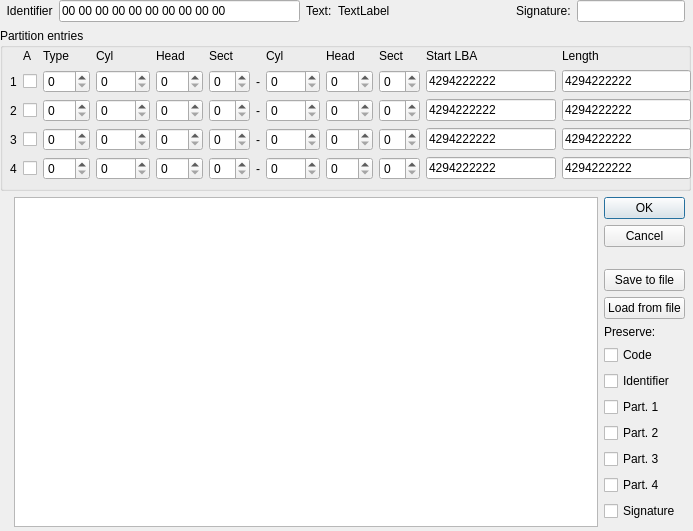
<?xml version="1.0" encoding="UTF-8"?>
<ui version="4.0">
 <class>MBRSector</class>
 <widget class="QDialog" name="MBRSector">
  <property name="geometry">
   <rect>
    <x>0</x>
    <y>0</y>
    <width>693</width>
    <height>531</height>
   </rect>
  </property>
  <property name="windowTitle">
   <string>MBR Editor</string>
  </property>
  <widget class="QWidget" name="">
   <property name="geometry">
    <rect>
     <x>0</x>
     <y>0</y>
     <width>691</width>
     <height>191</height>
    </rect>
   </property>
   <layout class="QGridLayout" name="gridLayout_2">
    <item row="0" column="5">
     <widget class="QLineEdit" name="leSignature">
      <property name="sizePolicy">
       <sizepolicy hsizetype="Preferred" vsizetype="Fixed">
        <horstretch>0</horstretch>
        <verstretch>0</verstretch>
       </sizepolicy>
      </property>
      <property name="inputMask">
       <string>HH HH</string>
      </property>
     </widget>
    </item>
    <item row="0" column="2">
     <widget class="QLabel" name="label_21">
      <property name="text">
       <string>Text:</string>
      </property>
     </widget>
    </item>
    <item row="1" column="0" colspan="7">
     <widget class="QGroupBox" name="groupBox">
      <property name="title">
       <string>Partition entries</string>
      </property>
      <widget class="QWidget" name="">
       <property name="geometry">
        <rect>
         <x>10</x>
         <y>20</y>
         <width>681</width>
         <height>132</height>
        </rect>
       </property>
       <layout class="QGridLayout" name="gridLayout">
        <item row="0" column="1">
         <widget class="QLabel" name="label_6">
          <property name="text">
           <string>A</string>
          </property>
         </widget>
        </item>
        <item row="0" column="2">
         <widget class="QLabel" name="label_7">
          <property name="text">
           <string>Type</string>
          </property>
         </widget>
        </item>
        <item row="0" column="3">
         <widget class="QLabel" name="label_8">
          <property name="text">
           <string>Cyl</string>
          </property>
         </widget>
        </item>
        <item row="0" column="4">
         <widget class="QLabel" name="label_9">
          <property name="text">
           <string>Head</string>
          </property>
         </widget>
        </item>
        <item row="0" column="5">
         <widget class="QLabel" name="label_10">
          <property name="text">
           <string>Sect</string>
          </property>
         </widget>
        </item>
        <item row="0" column="7">
         <widget class="QLabel" name="label_11">
          <property name="text">
           <string>Cyl</string>
          </property>
         </widget>
        </item>
        <item row="0" column="8">
         <widget class="QLabel" name="label_12">
          <property name="text">
           <string>Head</string>
          </property>
         </widget>
        </item>
        <item row="0" column="9">
         <widget class="QLabel" name="label_13">
          <property name="text">
           <string>Sect</string>
          </property>
         </widget>
        </item>
        <item row="0" column="10">
         <widget class="QLabel" name="label_14">
          <property name="text">
           <string>Start LBA</string>
          </property>
         </widget>
        </item>
        <item row="0" column="11">
         <widget class="QLabel" name="label_15">
          <property name="text">
           <string>Length</string>
          </property>
         </widget>
        </item>
        <item row="1" column="0">
         <widget class="QLabel" name="label_2">
          <property name="text">
           <string>1</string>
          </property>
         </widget>
        </item>
        <item row="1" column="1">
         <widget class="QCheckBox" name="cbActive1">
          <property name="text">
           <string/>
          </property>
         </widget>
        </item>
        <item row="1" column="2">
         <widget class="HexSpinBox" name="sbType1">
          <property name="maximum">
           <number>255</number>
          </property>
         </widget>
        </item>
        <item row="1" column="3">
         <widget class="QSpinBox" name="sbStartC1">
          <property name="maximum">
           <number>1023</number>
          </property>
         </widget>
        </item>
        <item row="1" column="4">
         <widget class="QSpinBox" name="sbStartH1">
          <property name="maximum">
           <number>255</number>
          </property>
         </widget>
        </item>
        <item row="1" column="5">
         <widget class="QSpinBox" name="sbStartS1">
          <property name="maximum">
           <number>63</number>
          </property>
         </widget>
        </item>
        <item row="1" column="6">
         <widget class="QLabel" name="label_16">
          <property name="text">
           <string>-</string>
          </property>
          <property name="alignment">
           <set>Qt::AlignCenter</set>
          </property>
         </widget>
        </item>
        <item row="1" column="7">
         <widget class="QSpinBox" name="sbEndC1">
          <property name="maximum">
           <number>1023</number>
          </property>
         </widget>
        </item>
        <item row="1" column="8">
         <widget class="QSpinBox" name="sbEndH1">
          <property name="maximum">
           <number>255</number>
          </property>
         </widget>
        </item>
        <item row="1" column="9">
         <widget class="QSpinBox" name="sbEndS1">
          <property name="maximum">
           <number>63</number>
          </property>
         </widget>
        </item>
        <item row="1" column="10">
         <widget class="QLineEdit" name="sbStartLBA1">
          <property name="text">
           <string>4294222222</string>
          </property>
         </widget>
        </item>
        <item row="1" column="11">
         <widget class="QLineEdit" name="sbLength1">
          <property name="text">
           <string>4294222222</string>
          </property>
         </widget>
        </item>
        <item row="2" column="0">
         <widget class="QLabel" name="label_3">
          <property name="text">
           <string>2</string>
          </property>
         </widget>
        </item>
        <item row="2" column="1">
         <widget class="QCheckBox" name="cbActive2">
          <property name="text">
           <string/>
          </property>
         </widget>
        </item>
        <item row="2" column="2">
         <widget class="HexSpinBox" name="sbType2">
          <property name="maximum">
           <number>255</number>
          </property>
         </widget>
        </item>
        <item row="2" column="3">
         <widget class="QSpinBox" name="sbStartC2">
          <property name="maximum">
           <number>1023</number>
          </property>
         </widget>
        </item>
        <item row="2" column="4">
         <widget class="QSpinBox" name="sbStartH2">
          <property name="maximum">
           <number>255</number>
          </property>
         </widget>
        </item>
        <item row="2" column="5">
         <widget class="QSpinBox" name="sbStartS2">
          <property name="maximum">
           <number>63</number>
          </property>
         </widget>
        </item>
        <item row="2" column="6">
         <widget class="QLabel" name="label_17">
          <property name="text">
           <string>-</string>
          </property>
          <property name="alignment">
           <set>Qt::AlignCenter</set>
          </property>
         </widget>
        </item>
        <item row="2" column="7">
         <widget class="QSpinBox" name="sbEndC2">
          <property name="maximum">
           <number>1023</number>
          </property>
         </widget>
        </item>
        <item row="2" column="8">
         <widget class="QSpinBox" name="sbEndH2">
          <property name="maximum">
           <number>255</number>
          </property>
         </widget>
        </item>
        <item row="2" column="9">
         <widget class="QSpinBox" name="sbEndS2">
          <property name="maximum">
           <number>63</number>
          </property>
         </widget>
        </item>
        <item row="2" column="10">
         <widget class="QLineEdit" name="sbStartLBA2">
          <property name="text">
           <string>4294222222</string>
          </property>
         </widget>
        </item>
        <item row="2" column="11">
         <widget class="QLineEdit" name="sbLength2">
          <property name="text">
           <string>4294222222</string>
          </property>
         </widget>
        </item>
        <item row="3" column="0">
         <widget class="QLabel" name="label_4">
          <property name="text">
           <string>3</string>
          </property>
         </widget>
        </item>
        <item row="3" column="1">
         <widget class="QCheckBox" name="cbActive3">
          <property name="text">
           <string/>
          </property>
         </widget>
        </item>
        <item row="3" column="2">
         <widget class="HexSpinBox" name="sbType3">
          <property name="maximum">
           <number>255</number>
          </property>
         </widget>
        </item>
        <item row="3" column="3">
         <widget class="QSpinBox" name="sbStartC3">
          <property name="maximum">
           <number>1023</number>
          </property>
         </widget>
        </item>
        <item row="3" column="4">
         <widget class="QSpinBox" name="sbStartH3">
          <property name="maximum">
           <number>255</number>
          </property>
         </widget>
        </item>
        <item row="3" column="5">
         <widget class="QSpinBox" name="sbStartS3">
          <property name="maximum">
           <number>63</number>
          </property>
         </widget>
        </item>
        <item row="3" column="6">
         <widget class="QLabel" name="label_18">
          <property name="text">
           <string>-</string>
          </property>
          <property name="alignment">
           <set>Qt::AlignCenter</set>
          </property>
         </widget>
        </item>
        <item row="3" column="7">
         <widget class="QSpinBox" name="sbEndC3">
          <property name="maximum">
           <number>1023</number>
          </property>
         </widget>
        </item>
        <item row="3" column="8">
         <widget class="QSpinBox" name="sbEndH3">
          <property name="maximum">
           <number>255</number>
          </property>
         </widget>
        </item>
        <item row="3" column="9">
         <widget class="QSpinBox" name="sbEndS3">
          <property name="maximum">
           <number>63</number>
          </property>
         </widget>
        </item>
        <item row="3" column="10">
         <widget class="QLineEdit" name="sbStartLBA3">
          <property name="text">
           <string>4294222222</string>
          </property>
         </widget>
        </item>
        <item row="3" column="11">
         <widget class="QLineEdit" name="sbLength3">
          <property name="text">
           <string>4294222222</string>
          </property>
         </widget>
        </item>
        <item row="4" column="0">
         <widget class="QLabel" name="label_5">
          <property name="text">
           <string>4</string>
          </property>
         </widget>
        </item>
        <item row="4" column="1">
         <widget class="QCheckBox" name="cbActive4">
          <property name="text">
           <string/>
          </property>
         </widget>
        </item>
        <item row="4" column="2">
         <widget class="HexSpinBox" name="sbType4">
          <property name="maximum">
           <number>255</number>
          </property>
         </widget>
        </item>
        <item row="4" column="3">
         <widget class="QSpinBox" name="sbStartC4">
          <property name="maximum">
           <number>1023</number>
          </property>
         </widget>
        </item>
        <item row="4" column="4">
         <widget class="QSpinBox" name="sbStartH4">
          <property name="maximum">
           <number>255</number>
          </property>
         </widget>
        </item>
        <item row="4" column="5">
         <widget class="QSpinBox" name="sbStartS4">
          <property name="maximum">
           <number>63</number>
          </property>
         </widget>
        </item>
        <item row="4" column="6">
         <widget class="QLabel" name="label_19">
          <property name="text">
           <string>-</string>
          </property>
          <property name="alignment">
           <set>Qt::AlignCenter</set>
          </property>
         </widget>
        </item>
        <item row="4" column="7">
         <widget class="QSpinBox" name="sbEndC4">
          <property name="maximum">
           <number>1023</number>
          </property>
         </widget>
        </item>
        <item row="4" column="8">
         <widget class="QSpinBox" name="sbEndH4">
          <property name="maximum">
           <number>255</number>
          </property>
         </widget>
        </item>
        <item row="4" column="9">
         <widget class="QSpinBox" name="sbEndS4">
          <property name="maximum">
           <number>63</number>
          </property>
         </widget>
        </item>
        <item row="4" column="10">
         <widget class="QLineEdit" name="sbStartLBA4">
          <property name="text">
           <string>4294222222</string>
          </property>
         </widget>
        </item>
        <item row="4" column="11">
         <widget class="QLineEdit" name="sbLength4">
          <property name="text">
           <string>4294222222</string>
          </property>
         </widget>
        </item>
       </layout>
      </widget>
     </widget>
    </item>
    <item row="0" column="0">
     <widget class="QLabel" name="label">
      <property name="text">
       <string>  Identifier</string>
      </property>
     </widget>
    </item>
    <item row="0" column="1">
     <widget class="QLineEdit" name="leIdentifier">
      <property name="sizePolicy">
       <sizepolicy hsizetype="MinimumExpanding" vsizetype="Fixed">
        <horstretch>7</horstretch>
        <verstretch>0</verstretch>
       </sizepolicy>
      </property>
      <property name="inputMask">
       <string>HH HH HH HH HH HH HH HH HH HH</string>
      </property>
      <property name="text">
       <string>00 00 00 00 00 00 00 00 00 00</string>
      </property>
     </widget>
    </item>
    <item row="0" column="3">
     <widget class="QLabel" name="lbIdentText">
      <property name="sizePolicy">
       <sizepolicy hsizetype="Expanding" vsizetype="Preferred">
        <horstretch>5</horstretch>
        <verstretch>0</verstretch>
       </sizepolicy>
      </property>
      <property name="text">
       <string>TextLabel</string>
      </property>
     </widget>
    </item>
    <item row="0" column="4">
     <widget class="QLabel" name="lbsig">
      <property name="sizePolicy">
       <sizepolicy hsizetype="Preferred" vsizetype="Preferred">
        <horstretch>0</horstretch>
        <verstretch>0</verstretch>
       </sizepolicy>
      </property>
      <property name="text">
       <string>Signature:</string>
      </property>
     </widget>
    </item>
   </layout>
  </widget>
  <widget class="QWidget" name="">
   <property name="geometry">
    <rect>
     <x>14</x>
     <y>197</y>
     <width>671</width>
     <height>330</height>
    </rect>
   </property>
   <layout class="QGridLayout" name="gridLayout_3">
    <item row="0" column="0" rowspan="12">
     <widget class="QPlainTextEdit" name="teHexView">
      <property name="font">
       <font>
        <family>Courier</family>
       </font>
      </property>
      <property name="undoRedoEnabled">
       <bool>false</bool>
      </property>
      <property name="readOnly">
       <bool>true</bool>
      </property>
     </widget>
    </item>
    <item row="1" column="1">
     <widget class="QPushButton" name="pushButton_2">
      <property name="sizePolicy">
       <sizepolicy hsizetype="Preferred" vsizetype="Fixed">
        <horstretch>0</horstretch>
        <verstretch>0</verstretch>
       </sizepolicy>
      </property>
      <property name="text">
       <string>Save to file</string>
      </property>
     </widget>
    </item>
    <item row="0" column="1">
     <widget class="QDialogButtonBox" name="buttonBox">
      <property name="sizePolicy">
       <sizepolicy hsizetype="Preferred" vsizetype="Preferred">
        <horstretch>0</horstretch>
        <verstretch>0</verstretch>
       </sizepolicy>
      </property>
      <property name="orientation">
       <enum>Qt::Vertical</enum>
      </property>
      <property name="standardButtons">
       <set>QDialogButtonBox::Cancel|QDialogButtonBox::Ok</set>
      </property>
     </widget>
    </item>
    <item row="9" column="1">
     <widget class="QCheckBox" name="cbPreservePart4">
      <property name="toolTip">
       <string>Preserve 0x1EE-0x1FD</string>
      </property>
      <property name="text">
       <string>Part. 4</string>
      </property>
     </widget>
    </item>
    <item row="5" column="1">
     <widget class="QCheckBox" name="cbPreserveIdentifier">
      <property name="toolTip">
       <string>Preserxe 0x1B4-0x1BD</string>
      </property>
      <property name="text">
       <string>Identifier</string>
      </property>
     </widget>
    </item>
    <item row="2" column="1">
     <widget class="QPushButton" name="pushButton">
      <property name="sizePolicy">
       <sizepolicy hsizetype="Preferred" vsizetype="Fixed">
        <horstretch>0</horstretch>
        <verstretch>0</verstretch>
       </sizepolicy>
      </property>
      <property name="text">
       <string>Load from file</string>
      </property>
     </widget>
    </item>
    <item row="6" column="1">
     <widget class="QCheckBox" name="cbPreservePart1">
      <property name="toolTip">
       <string>Preserve 0x1BE-0x1CD</string>
      </property>
      <property name="text">
       <string>Part. 1</string>
      </property>
     </widget>
    </item>
    <item row="7" column="1">
     <widget class="QCheckBox" name="cbPreservePart2">
      <property name="toolTip">
       <string>Preserve 0x1CE-0x1DD</string>
      </property>
      <property name="text">
       <string>Part. 2</string>
      </property>
     </widget>
    </item>
    <item row="8" column="1">
     <widget class="QCheckBox" name="cbPreservePart3">
      <property name="toolTip">
       <string>Preserve 0x1DE-0x1ED</string>
      </property>
      <property name="text">
       <string>Part. 3</string>
      </property>
     </widget>
    </item>
    <item row="3" column="1">
     <widget class="QLabel" name="label_20">
      <property name="text">
       <string>Preserve:</string>
      </property>
     </widget>
    </item>
    <item row="4" column="1">
     <widget class="QCheckBox" name="cbPreserveCode">
      <property name="toolTip">
       <string>Preserve 0x00-0x1B3</string>
      </property>
      <property name="text">
       <string>Code</string>
      </property>
     </widget>
    </item>
    <item row="10" column="1">
     <widget class="QCheckBox" name="cbPreserveSignature">
      <property name="text">
       <string>Signature</string>
      </property>
     </widget>
    </item>
   </layout>
  </widget>
 </widget>
 <customwidgets>
  <customwidget>
   <class>HexSpinBox</class>
   <extends>QSpinBox</extends>
   <header>hexspinbox.h</header>
  </customwidget>
 </customwidgets>
 <resources/>
 <connections>
  <connection>
   <sender>buttonBox</sender>
   <signal>accepted()</signal>
   <receiver>MBRSector</receiver>
   <slot>accept()</slot>
   <hints>
    <hint type="sourcelabel">
     <x>248</x>
     <y>254</y>
    </hint>
    <hint type="destinationlabel">
     <x>157</x>
     <y>274</y>
    </hint>
   </hints>
  </connection>
  <connection>
   <sender>buttonBox</sender>
   <signal>rejected()</signal>
   <receiver>MBRSector</receiver>
   <slot>reject()</slot>
   <hints>
    <hint type="sourcelabel">
     <x>316</x>
     <y>260</y>
    </hint>
    <hint type="destinationlabel">
     <x>286</x>
     <y>274</y>
    </hint>
   </hints>
  </connection>
 </connections>
</ui>
